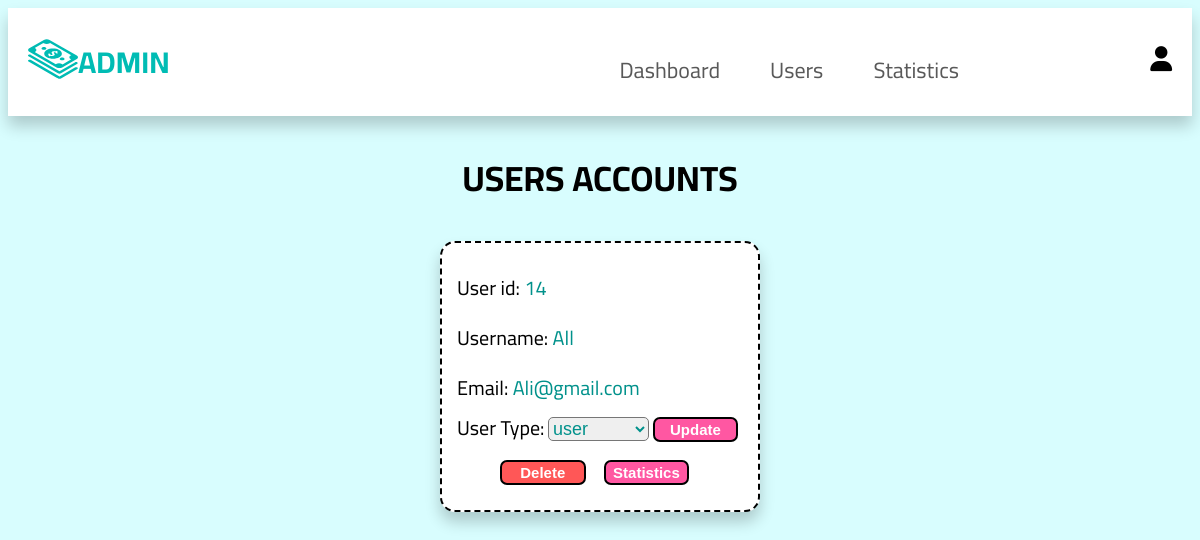
Page /adminUsers.php (signed in) on the committed database.
### tables this page shows
CREATE TABLE `users` (
  `UserID` int(11) NOT NULL,
  `name` varchar(255) NOT NULL,
  `email` varchar(100) NOT NULL,
  `password` varchar(255) NOT NULL,
  `birthdate` date NOT NULL,
  `type` varchar(100) NOT NULL DEFAULT 'user'
);

### adminUsers.php (the view, shortened to what this page needs)
<?php
@include 'Templates/config.php';
 ?>
<!DOCTYPE html>
<html lang="en" dir="ltr">
  <head>
    <link rel="stylesheet" href="CSS/adminUsers_styles.css">
  </head>
  <body>
    <?php @include 'Templates/adminNav.php'; ?>
    <section class="users">
     <h1 class="title">Users Accounts</h1>
     <div class="container">
      <?php
       $select_users = mysqli_query($conn, "SELECT * FROM `users`") or die('query failed');
       if(mysqli_num_rows($select_users) > 0){
          while($fetch_users = mysqli_fetch_assoc($select_users)){
      ?>
      <div class="box">
         <p>User id: <span><?php echo $fetch_users['UserID']; ?></span></p>
         <p>Username: <span><?php echo $fetch_users['name']; ?></span></p>
         <p>Email: <span><?php echo $fetch_users['email']; ?></span></p>
         <form class="" action="adminUsers.php" method="post" enctype="multipart/form-data">
           <span class="sub">User Type:</span>
           <select class="type" name="type" required>
             <option value="user" <?php if ($fetch_users['type'] == 'user' ){?> selected <?php  }?> > user </option>
           </select>
           <input type="submit" class="btn" value="Update" name="update_user">
           <br><input type="submit" class="dlt-btn" value="Delete" name="delete_user">
           <input type="submit" class="btn" value="Statistics" name="stats_user">
         </form>
      </div>
      <?php
         }
      }
      ?>
     </div>
    </section>
  </body>
</html>

### CSS/adminUsers_styles.css (style rules this page uses)
.title { text-align: center; margin-bottom: 30px; color: black; text-transform: uppercase; font-size: 35px; }
.users .container { display: grid; grid-template-columns: repeat(auto-fit, 20rem); gap:1.5rem; align-items: flex-start; max-width: 1200px; margin: 0 auto; justify-content: center; }
.users .container .box { padding: 10px 15px; border:2px dashed black; background-color: white; box-shadow: 0 10px 15px rgba(0,0,0,.2); border-radius: 15px; }
.users .container .box p, .users .container .box .sub { font-size: 20px; color: black; margin-bottom: 10px; line-height: 1.5; }
.users .container .box p span { color: #00918b; }
.users .container .box .type { color: #00918b; font-size: 18px; border-radius: 5px }
.users .container .box form .btn { width: 30%; padding: 2px; border: 2px solid black; background: #ff57a2; border-radius: 7px; margin-bottom: 15px; font-size: 15px; color: white; font-weight: bold; }
.users .container .box form .dlt-btn { width: 30%; padding: 2px; border: 2px solid black; background: #ff5757; border-radius: 7px; margin-bottom: 15px; font-size: 15px; color: white; font-weight: bold; margin-left: 15%; margin-right: 5%; }

### CSS/navbar_styles.css (style rules this page uses)
:root { --navItem: #00BCB4; --white: #ffffff; }
body { background-color: #D8FDFE; font-family: "Cairo", sans-serif; }

### rows in the picture
users: UserID "14", name "All", email "Ali@gmail.com", type "user"
